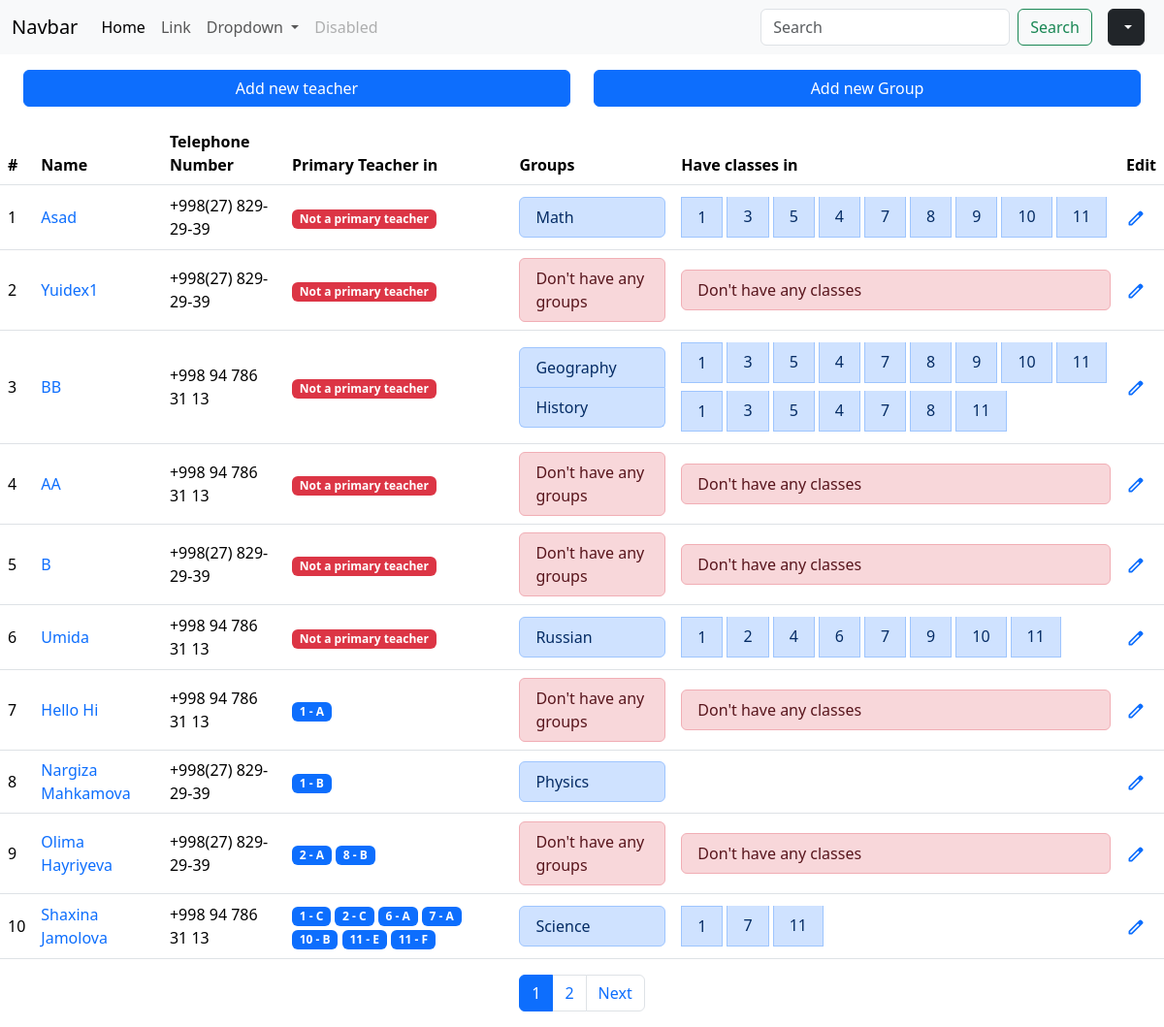
Screenshot of /teachers/ with the database file from the repository.
### core/models.py (models this page shows)
class Teacher(models.Model):
    name = models.CharField(max_length=150)
    phone_number = models.CharField(max_length=400)
    created_at = models.DateTimeField(auto_now_add=True, null=True)
    def __str__(self):
        return self.name

class Subject(models.Model):
    name = models.CharField(max_length=120)
    teacher = models.ForeignKey(Teacher, on_delete=models.SET_NULL, null=True, related_name="subject_teacher")
    def __str__(self):
        return self.name

class ClassDegrees(models.Model):
    number = models.IntegerField()
    subjects = models.ManyToManyField("Subject", related_name="subject_groups")
    class DegreeTypes(models.TextChoices):
        primary = "boshlang'ich", "Boshlang'ich"
        middle_school = "o'rta", "O'rta"
        high_school = "yuqori", "Yuqori"
    degree = models.CharField(
        choices = DegreeTypes.choices,
        default = DegreeTypes.primary,
        max_length = 120
    )
    def __str__(self):
        return f"{self.number}"

class CreateClass(models.Model):
    letter_of_group = models.CharField(max_length=40)
    class_degree = models.ForeignKey(ClassDegrees, on_delete=models.SET_NULL, null=True)
    primary_teacher = models.ForeignKey(Teacher, on_delete=models.SET_NULL,null=True, related_name="primary_teacher")
    def __str__(self):
        return f"{self.class_degree} - {self.letter_of_group}"

### core/views.py (the view)
# urls.py: path("teachers/", TeachersList.as_view(), name="teachers_list"),
class TeachersList(generic.ListView):
    model = Teacher
    template_name = "core/teachers.html"
    context_object_name = "teachers"
    queryset = Teacher.objects.order_by("-created_at")
    paginate_by = 10
    def get_context_data(self, **kwargs):
        teacher = super().get_context_data(**kwargs)
        teacher['range'] = range(1, teacher['paginator'].num_pages + 1)
        teacher['form1'] = TeacherForm()
        teacher['form2'] = SubjectForm()
        return teacher

### core/forms.py (shortened to what this page needs)
class TeacherForm(forms.ModelForm):
    subject_teacher = forms.ModelMultipleChoiceField(queryset=Subject.objects.all())
    primary_teacher = forms.ModelMultipleChoiceField(queryset=CreateClass.objects.all())
    class Meta:
        model = Teacher
        fields = [
            "name",
            "phone_number",
            "subject_teacher",
            "primary_teacher",
        ]
    def __init__(self, *args, **kwargs):
        super(TeacherForm, self).__init__(*args, **kwargs)
        for field in self.fields:
            self.fields[field].widget.attrs['class'] = "form-control mb-2"

class SubjectForm(forms.ModelForm):
    class Meta:
        model = Subject
        fields = [
            "name",
            "teacher",
        ]
    def __init__(self, *args, **kwargs):
        super(SubjectForm, self).__init__(*args, **kwargs)
        for field in self.fields:
            self.fields[field].widget.attrs['class'] = "form-control mb-2"

### core/templates/core/teachers.html (shortened to what this page needs)
{% extends 'core/index.html' %}
{% block content %}
<div class="container-fluid px-4 pt-3">
    <div class="row">
        <div class="col-6">
            <button type="button" class="btn btn-primary w-100" data-bs-toggle="modal" data-bs-target="#exampleModal">
                Add new teacher
            </button>
        </div>
        <div class="col-6">
            <btn class="btn btn-primary w-100" data-bs-toggle="modal" data-bs-target="#GroupModal">
                Add new Group
            </btn>
        </div>
    </div>
</div>
<div class="table-responsive pt-3">
    <table class="table table-hover align-middle">
        <thead>
            <tr>
            <th scope="col">#</th>
            <th scope="col">Name</th>
            <th scope="col">Telephone Number</th>
            <th scope="col">Primary Teacher in</th>
            <th scope="col">Groups</th>
            <th scope="col">Have classes in</th>
            <th scope="col">Edit</th>
            </tr>
        </thead>
        <tbody>
            {% for teacher in teachers %}
            <tr>
            <td>{{ forloop.counter }}</td>
            <td> <a href="{% url 'teacher_update' teacher.id %}">{{ teacher.name}}</a></td>
            <td>{{ teacher.phone_number}}</td>
            <td>
                {% for teach in teacher.primary_teacher.all %}
                <div class="badge bg-primary">
                    {{teach}}
                </div>
                {% empty %}
                <div class="badge bg-danger">
                    <span>Not a primary teacher</span>
                </div>
                {% endfor %}
            </td>
            <td>
                <ul class="list-group">
                    {% for subject in teacher.subject_teacher.all %}
                        <li class="list-group-item list-group-item-primary">
                            {{subject.name}}
                        </li>
                        {% empty %}
                        <div class="list-group-item list-group-item-danger">
                            Don't have any groups
                        </div>
                    {% endfor %}
                </ul>
                </div>
            </td>
            <td>
                <ul class="list-group">
                    {% for subject in teacher.subject_teacher.all %}
                    <div class="d-flex">
                        {% for clas in subject.subject_groups.all %}
                        <div class="list-group-item list-group-item-primary me-1 my-1">
                            {{ clas }}
                        </div>
                        {% endfor %}
                    </div>
                        {% empty %}
                        <div class="list-group-item list-group-item-danger">
                            Don't have any classes
                        </div>
                    {% endfor %}
                </ul>
            </td>
            <td>
                <a href="{% url 'teacher_update' teacher.id %}">
                </a>
            </td>
            </tr>
            {% endfor %}
    <nav aria-label="Page navigation example" class="d-flex justify-content-center">
        <ul class="pagination">
            {% for pagination in range %}
          <li class="page-item"><a class="page-link current {% if pagination == page_obj.number %} active {% endif %}" href="?page={{pagination}}">{{pagination }}</a></li>
          {% endfor %}
          {% if page_obj.has_next %}
          <li class="page-item"><a class="page-link" href="?page={{ page_obj.next_page_number }}">Next</a></li>
          {% endif %}
        </ul>
      </nav>
{% endblock content %}

### core/templates/core/teachers.html (style rules this page uses)
.table { padding: 0px 30px; }
a { text-decoration: none; }

### rows the page displays
Teacher: name "Asad", phone_number "+998(27) 829-29-39"
Subject: name "Math"
ClassDegrees: number "1"
ClassDegrees: number "3"
ClassDegrees: number "5"
ClassDegrees: number "4"
ClassDegrees: number "7"
ClassDegrees: number "8"
ClassDegrees: number "9"
ClassDegrees: number "10"
ClassDegrees: number "11"
Teacher: name "Yuidex1", phone_number "+998(27) 829-29-39"
Teacher: name "BB", phone_number "+998 94 786 31 13"
Subject: name "Geography"
Subject: name "History"
Teacher: name "AA", phone_number "+998 94 786 31 13"
Teacher: name "B", phone_number "+998(27) 829-29-39"
Teacher: name "Umida", phone_number "+998 94 786 31 13"
Subject: name "Russian"
ClassDegrees: number "2"
ClassDegrees: number "6"
Teacher: name "Hello Hi", phone_number "+998 94 786 31 13"
CreateClass: class_degree+letter_of_group "1 - A"
Teacher: name "Nargiza Mahkamova", phone_number "+998(27) 829-29-39"
CreateClass: class_degree+letter_of_group "1 - B"
Subject: name "Physics"
Teacher: name "Olima Hayriyeva", phone_number "+998(27) 829-29-39"
CreateClass: class_degree+letter_of_group "2 - A"
CreateClass: class_degree+letter_of_group "8 - B"
Teacher: name "Shaxina Jamolova", phone_number "+998 94 786 31 13"
CreateClass: class_degree+letter_of_group "1 - C"
CreateClass: class_degree+letter_of_group "2 - C"
CreateClass: class_degree+letter_of_group "6 - A"
CreateClass: class_degree+letter_of_group "7 - A"
CreateClass: class_degree+letter_of_group "10 - B"
CreateClass: class_degree+letter_of_group "11 - E"
CreateClass: class_degree+letter_of_group "11 - F"
Subject: name "Science"

### other values shown
{{ pagination }} "1" "2"
